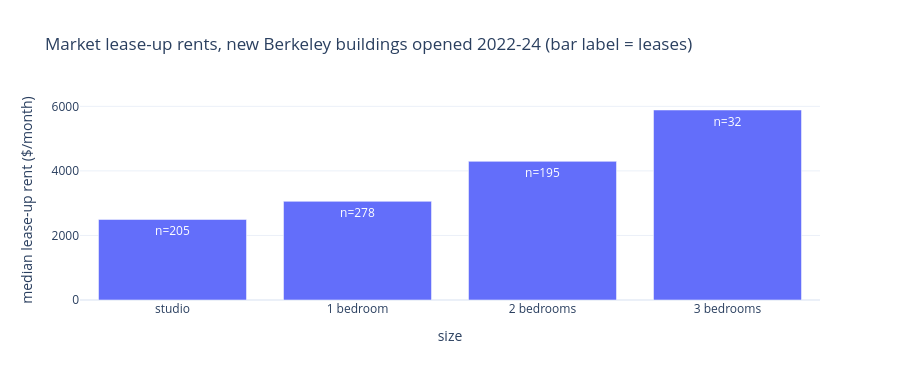

Notebook code cell kept with this figure:
### Markdown cell above
## Part 2a — Rents: what new buildings actually charged

📝 **Plan.** Berkeley's Rent Board registers new buildings as *"Partially Covered"* — exempt from rent ceilings, but
registered — with each tenancy's **initial rent** and start date. A tenancy that starts within **24 months** of a
building's first certificate of occupancy is a **lease-up rent**: what the building charged when it was new. Affordable
buildings, per-bed (group) buildings, units the registry marks *Gov Subsidized*, and leases under 60% of the building's
own median for the same size (most likely inclusionary units the registry does not flag) are kept out of the market
figures. Buildings are linked to the registry by parcel or by **exact** address only — never by a nearby one.

### Code cell
rents = res['rents']
names = {'0': 'studio', '1': '1 bedroom', '2': '2 bedrooms', '3': '3 bedrooms'}
pool = pd.DataFrame([{'size': names[b], 'median lease-up rent ($/month)': round(rents['pool_rent'][b]),
                      'leases (2022-24 openings)': rents['pool_n'][b], 'share of the mix': round(rents['pool_mix'][b], 2)}
                     for b in sorted(rents['pool_rent'])])
display(pool)
try:
    import plotly.express as px
    fig = px.bar(pool, x='size', y='median lease-up rent ($/month)', text='leases (2022-24 openings)',
                 title='Market lease-up rents, new Berkeley buildings opened 2022-24 (bar label = leases)',
                 template='plotly_white', height=380)
    fig.update_traces(texttemplate='n=%{text}')
    fig.show()
except ImportError:
    pass

### Figure 1 — Plotly figure (JSON) as saved in the notebook; plotly's stock layout.template omitted (floating-point values rounded to 4 significant figures)
{"data": [{"hovertemplate": "size=%{x}<br>median lease-up rent ($/month)=%{y}<br>leases (2022-24 openings)=%{text}<extra></extra>", "legendgroup": "", "marker": {"color": "#636efa", "pattern": {"shape": ""}}, "name": "", "orientation": "v", "showlegend": false, "text": [205.0, 278.0, 195.0, 32.0], "textposition": "auto", "texttemplate": "n=%{text}", "type": "bar", "x": ["studio", "1 bedroom", "2 bedrooms", "3 bedrooms"], "xaxis": "x", "y": [2495, 3056, 4295, 5886], "yaxis": "y"}], "layout": {"barmode": "relative", "height": 380, "legend": {"tracegroupgap": 0}, "title": {"text": "Market lease-up rents, new Berkeley buildings opened 2022-24 (bar label = leases)"}, "xaxis": {"anchor": "y", "domain": [0.0, 1.0], "title": {"text": "size"}}, "yaxis": {"anchor": "x", "domain": [0.0, 1.0], "title": {"text": "median lease-up rent ($/month)"}}}}
